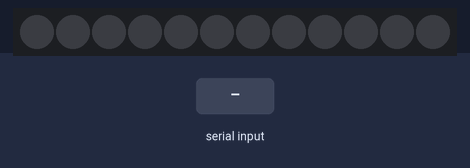
Bench run of a sketch on a simulated Arduino Mega 2560, built with avr-gcc and run on an emulated ATmega2560. On the bench: 12 RGB LEDs in strip order, left to right. Inputs (shaded band) come from the test bench. Dim RGB values are drawn brighter than linear.

Above: at 1.2 s.
1.3 s: "1" received over the second serial link
At 1.9 s:
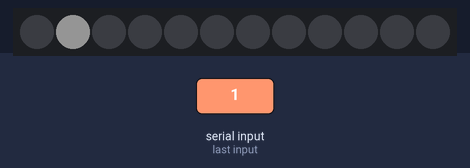
2.8 s: "0" received over the second serial link
At 4.0 s:
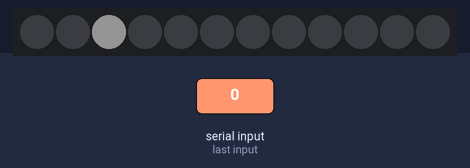
4.3 s: "2" received over the second serial link
At 5.4 s:
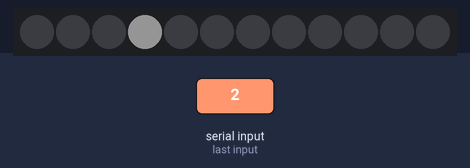
Timing chart, 0 to 7.3 s (numbered marks = the images above; inputs shaded):
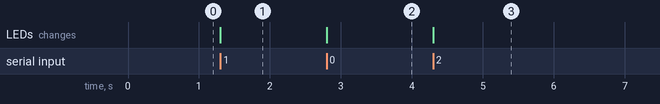

Measured:
- after the input at 1.3 s, the LEDs: change at once (image 1)
- after the input at 2.8 s, the LEDs: change at once (image 2)
- after the input at 4.3 s, the LEDs: change at once (image 3)

The sketch:

NeoRingPiStepper.ino
```cpp
#include <Adafruit_NeoPixel.h>

#define NEOPIN     17
#define NUMPIXELS  12
#define BRIGHTNESS 20
#define HWSERIAL   Serial1

// Define color patterns

#define COLOR_BLACK  0x000000
#define COLOR_RED    0xFF0000
#define COLOR_ORANGE 0xFF7F00
#define COLOR_YELLOW 0xFFFF00
#define COLOR_GREEN  0x00FF00
#define COLOR_BLUE   0x0000FF
#define COLOR_INDIGO 0x4B0082
#define COLOR_VIOLET 0xEE82EE
#define COLOR_PINK   0xFFCCCC
#define COLOR_WHITE  0xFFFFFF

Adafruit_NeoPixel pixels = Adafruit_NeoPixel(NUMPIXELS, NEOPIN);

int pos = 0;

void setup() {
  HWSERIAL.begin(38400);
  pixels.setBrightness(BRIGHTNESS);
  pixels.begin();
  pos = 0;
}

void loop() {
  int incomingByte;
  if (HWSERIAL.available() > 0) {
    incomingByte = HWSERIAL.read();
//    HWSERIAL.println();
//    HWSERIAL.print("Advanced to position: ");
    HWSERIAL.println(pos);
    pixels.setPixelColor(pos, COLOR_BLACK);
    pos++;
    if (pos == NUMPIXELS)
      pos = 0;
    pixels.setPixelColor(pos, COLOR_WHITE);
    pixels.show();
  }
}
```
